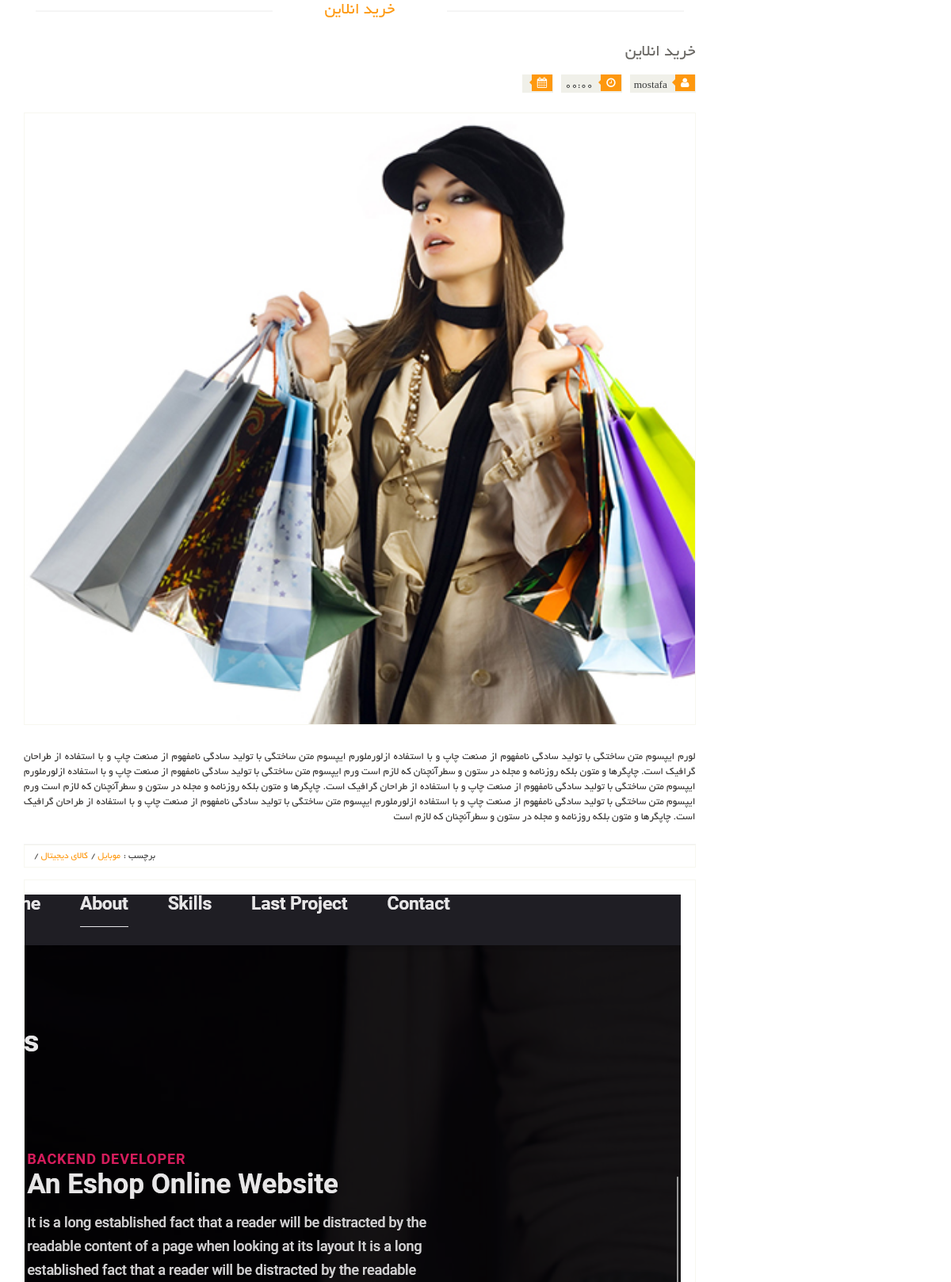
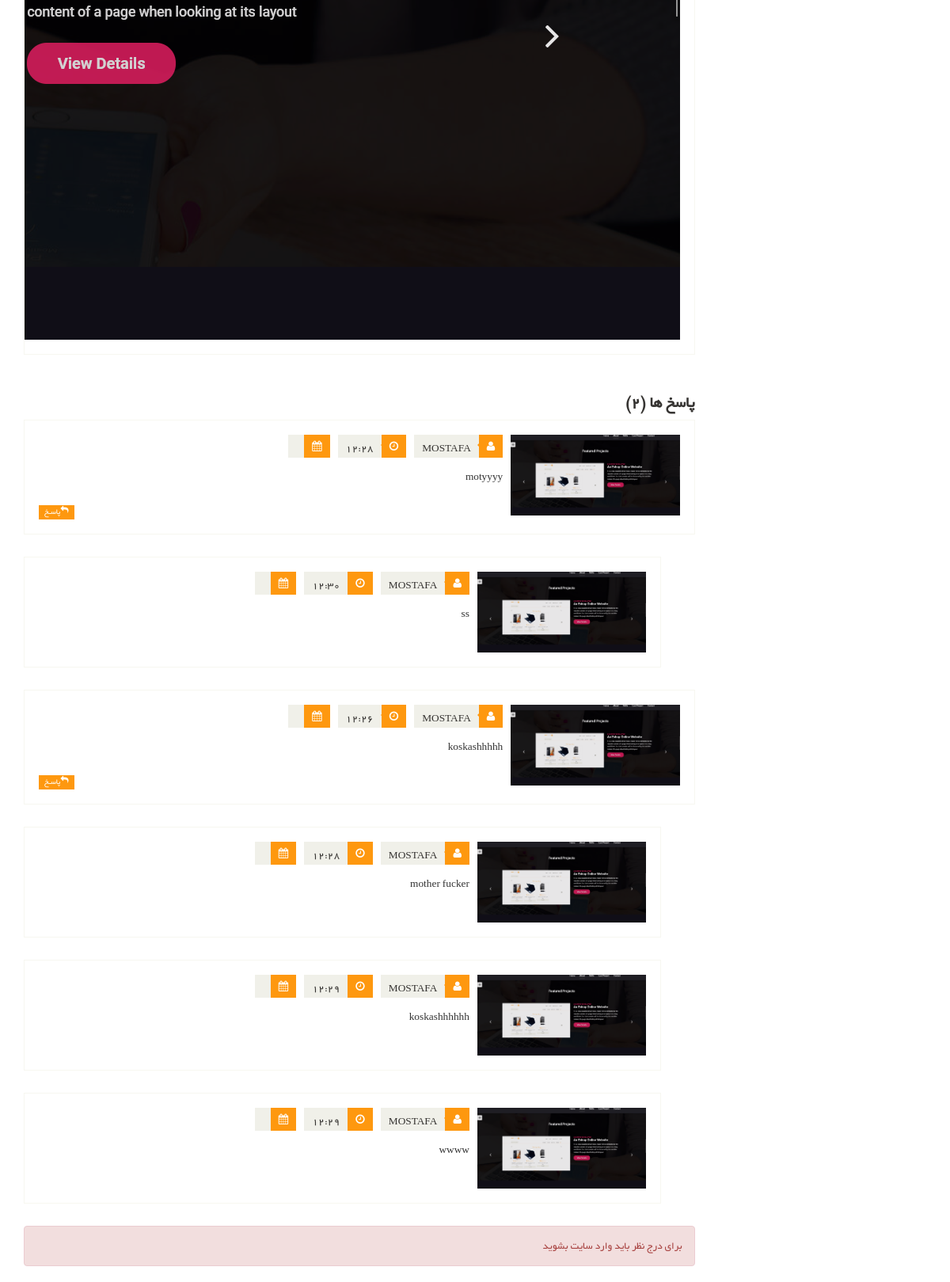
/blog/online-shopping, run on the app's committed database (2 pictures, top to bottom).
### Eshop_Blog/models.py (models this page shows, shortened)
class Blog(models.Model):
    title = models.CharField(max_length=100, verbose_name='عنوان مقاله')
    slug = models.SlugField(max_length=100, unique=True, db_index=True, allow_unicode=True,
                            verbose_name='عنوان در لینک')
    description = models.TextField(verbose_name='توضیحات')
    img = models.ImageField(upload_to='images/blog/', verbose_name='عکس مقاله')
    is_active = models.BooleanField(default=True, verbose_name='فعال')
    is_delete = models.BooleanField(default=False, verbose_name='حذف')
    short_description = models.TextField(verbose_name='توضیحات کوتاه')
    select_categories = models.ManyToManyField(Blog_Category, verbose_name='دسته بندی')
    publish_date = models.DateTimeField(auto_now_add=True, editable=False)
    author = models.ForeignKey(User, on_delete=models.CASCADE, verbose_name='نویسنده', editable=False)
    def get_jalali_create_date(self):
        return date2jalali(self.publish_date).strftime('%Y/%m/%d')
    def get_jalali_create_time(self):
        return self.publish_date.strftime('%H:%M')
    class Meta:
        verbose_name = 'مقاله'
        verbose_name_plural = 'مقالات'

class Blog_Category(models.Model):
    parent = models.ForeignKey('Blog_Category', on_delete=models.CASCADE, verbose_name='دسته بندی', null=True,
                               blank=True, related_name='children')
    title = models.CharField(max_length=100, verbose_name='عنوان')
    url_title = models.CharField(max_length=100, verbose_name='عنوان لینک', unique=True)
    is_active = models.BooleanField(default=True, verbose_name='فعال')
    is_delete = models.BooleanField(default=False, verbose_name='حذف')
    class Meta:
        verbose_name = 'دسته بندی'
        verbose_name_plural = 'دسته بندی ها'

class BlogComment(models.Model):
    blog = models.ForeignKey(Blog, on_delete=models.CASCADE, verbose_name='مقاله')
    parent = models.ForeignKey('BlogComment', on_delete=models.CASCADE,
                               verbose_name='زیر کامنت', null=True,
                               blank=True, related_name='children')
    user = models.ForeignKey(User, on_delete=models.CASCADE, verbose_name='کاربر')
    create_date = models.DateTimeField(auto_now_add=True, editable=False, verbose_name='تاریخ ثبت')
    is_active = models.BooleanField(default=True, verbose_name='فعال')
    text = models.TextField(verbose_name='متن')
    is_delete = models.BooleanField(default=False, verbose_name='حذف')
    class Meta:
        verbose_name = 'کامنت '
        verbose_name_plural = 'کامنت ها'
    def get_jalali_create_date(self):
        return date2jalali(self.create_date).strftime('%Y/%m/%d')
    def get_jalali_create_time(self):
        return self.create_date.strftime('%H:%M')

### Eshop_Account/models.py (models this page shows, shortened)
class User(AbstractUser):
    mobile = models.CharField(max_length=11, unique=True, verbose_name='تلفن همراه')
    is_verified = models.BooleanField(default=False, verbose_name='تایید شده')
    is_deleted = models.BooleanField(default=False, verbose_name='حذف کردن')
    email_verified = models.BooleanField(default=False, verbose_name='تایید ایمیل')
    mobile_verified = models.BooleanField(default=False, verbose_name='تایید شماره')
    email_active_code = models.CharField(max_length=100, blank=True, null=True, verbose_name='کد تایید ایمیل')
    mobile_active_code = models.CharField(max_length=100, blank=True, null=True, verbose_name='کد تایید شماره همراه')
    avatar = models.ImageField(upload_to='avatar/', null=True, blank=True)
    about_user = models.TextField(verbose_name='درباره کاربر', blank=True, null=True)
    class Meta:
        verbose_name = 'کاربر'
        verbose_name_plural = 'کاربران'

### Eshop_Blog/views.py (the view)
# urls.py: path('<slug:slug>', BlogDetailView.as_view(), name='detail.blog.list'),
class BlogDetailView(DetailView):
    model = Blog
    context_object_name = 'blog'
    template_name = 'Eshop_Blog/blog-single.html'
    def get_queryset(self):
        query = super(BlogDetailView, self).get_queryset()
        slug = self.kwargs.get('slug')
        query = query.filter(is_active=True, is_delete=False, slug=slug)
        return query
    def get_context_data(self, **kwargs):
        context = super().get_context_data()
        obj = kwargs.get('object')
        context['comments'] = BlogComment.objects.filter(is_active=True, is_delete=False, blog_id=obj.id,
                                                         parent=None).prefetch_related('children').order_by('-id')
        context['comment_count'] = BlogComment.objects.filter(is_active=True, is_delete=False, blog_id=obj.id,
                                                              parent=None).count()
        return context

### templates/Eshop_Blog/blog-single.html (shortened to what this page needs)
{% extends 'Base/Base.html' %}
{% load thumbnail %}
{% load render_partial %}
{% block content %}
    <section>
        <div class="container">
            <div class="row">
                <div class="col-sm-9">
                    <div class="blog-post-area">
                        <h2 class="title text-center">{{ blog.title }}</h2>
                        <div class="single-blog-post">
                            <h3>{{ blog.title }}</h3>
                            <div class="post-meta">
                                <ul>
                                    <li><i class="fa fa-user"></i> {{ blog.author.username }}</li>
                                    <li><i class="fa fa-clock-o"></i> {{ blog.get_jalali_create_time }}</li>
                                    <li><i class="fa fa-calendar"></i>{{ blog.get_jalali_create_date }}</li>
                                </ul>
                            </div>
                            <a href="">
                                {% thumbnail blog.img '862x398' crop="center" as img %}
                                    <img src="{{ img.url }}" alt="">
                                {% endthumbnail %}
                            </a>
                            <p>{{ blog.description }}</p>
                        </div>
                    </div>
                    <div class="rating-area">
                        <ul class="tag">
                            <li>برچسب :</li>
                            {% for cat in blog.select_categories.all %}
                                <li><a class="color"
                                       href="{% url 'category.blog.list' slug=cat.url_title %}">{{ cat.title }}
                                    <span>/</span></a></li>
                            {% endfor %}
                        </ul>
                    </div>
                    <div class="media commnets">
                        <a class="pull-right" href="#">
                            {% if blog.author.avatar %}
                                {% thumbnail blog.author.avatar '150x150' crop="center" as img %}
                                    <img src="{{ img.url }}" alt="">
                                {% endthumbnail %}
                            {% endif %}
                        </a>
                    </div>
                    <div class="response-area" id="response_area">
                        <h2>پاسخ ها ({{ comment_count }})</h2>
                        <ul class="media-list">
                            {% for comment in comments %}
                                <li class="media">
                                    <a class="pull-right" href="#">
                                        {% thumbnail comment.user.avatar '150x150' crop="center" as img %}
                                            <img src="{{ img.url }}" alt="">
                                        {% endthumbnail %}
                                    </a>
                                    <div class="media-body">
                                        <ul class="sinlge-post-meta">
                                            <li><i class="fa fa-user"></i>{{ comment.user.username|title }}</li>
                                            <li><i class="fa fa-clock-o"></i>{{ comment.get_jalali_create_time }}</li>
                                            <li><i class="fa fa-calendar"></i>{{ comment.get_jalali_create_date }}</li>
                                        </ul>
                                        <p>{{ comment.text }}</p>
                                        <a class="btn btn-primary" href="#bottom"><i
                                                class="fa fa-reply" onclick="fillParentForComments({{ comment.id }})"></i>پاسـخ</a>
                                    </div>
                                </li>
                                {% for sub_comment in comment.children.all %}
                                    {% if sub_comment.is_active and not sub_comment.is_delete %}
                                        <li class="media second-media }">
                                            <a class="pull-right" href="#">
                                                {% thumbnail sub_comment.user.avatar '150x150' crop="center" as img %}
                                                    <img src="{{ img.url }}" alt="">
                                                {% endthumbnail %}
                                            </a>
                                            <div class="media-body">
                                                <ul class="sinlge-post-meta">
                                                    <li><i class="fa fa-user"></i>{{ sub_comment.user.username|title }}
                                                    </li>
                                                    <li>
                                                        <i class="fa fa-clock-o"></i>{{ sub_comment.get_jalali_create_time }}
                                                    </li>
                                                    <li>
                                                        <i class="fa fa-calendar"></i>{{ sub_comment.get_jalali_create_date }}
                                                    </li>
                                                </ul>
                                                <p>{{ sub_comment.text }}</p>
                                            </div>
                                        </li>
                                    {% endif %}
                                {% endfor %}
                            {% endfor %}
                        </ul>
                    </div>
                    {% if request.user.is_authenticated %}
                        <div class="replay-box" id="bottom">
                            <div class="row">
                                <div class="col-sm-12">
                                    <div class="text-area border-box-sizing">
                                        <div class="blank-arrow">
                                            <label>متن پیام</label>
                                        </div>
                                        <span>*</span>
                                        <textarea name="message" id="ssmmdd" rows="11"></textarea>
                                        <input type="hidden" id="parentforcomments">
                                    </div>
                                    <div id="sucess_comment" class=""></div>
                                    <a class="btn btn-primary btn-block " onclick="sendArticleComment({{ blog.id }})">ارسـال نظـر</a>
                                </div>
                                <div class="col-sm-4 hidden">
                                    <h2>نظـر خود را بنویسیـد</h2>
                                    <form>
                                        <div class="blank-arrow">
                                            <label>نام</label>
                                        </div>
                                        <span>*</span>
                                        <input type="text" id="username" value="{{ request.user.username }}"
                                               placeholder="نام شما ...">
                                        <div class="blank-arrow">
                                            <label>آدرس ایمیـل</label>
                                        </div>
                                        <span>*</span>
                                        <input type="email" id="email" value="{{ request.user.email }}"
                                               placeholder="ایمیـل شما ...">
                                    </form>
                                </div>
                            </div>
                        </div>
                    {% else %}
                        <div class="alert alert-danger">
                            برای درج نظر باید وارد سایت بشوید
                        </div>
                    {% endif %}
                </div>
            </div>
        </div>
    </section>
{% endblock %}

### static/css/main.css (style rules this page uses)
body { font-family: 'BYekan'; font-size: 10pt; position: relative; font-weight: normal; direction: rtl; }
ul li { list-style: none; }
a { -webkit-transition: 300ms; -moz-transition: 300ms; -o-transition: 300ms; transition: 300ms; }
h1, h2, h3, h4, h5, h6 { font-family: 'BYekan', sans-serif; }
.left-sidebar h2:after, h2.title:after { content: " "; position: absolute; border: 1px solid #f5f5f5; bottom:8px; right: 0; width: 100%; height: 0; z-index: -2; }
h2.title:before { content: " "; position: absolute; background: #fff; bottom: -6px; width: 220px; height: 30px; z-index: -1; right: 50%; margin-right: -110px; }
h2.title { color: #FE980F; font-family: 'BYekan', sans-serif; font-size: 16pt; font-weight: 400; margin: 0 15px; text-transform: uppercase; margin-bottom: 30px; position: relative; }
.single-blog-post { border-bottom: 1px solid #f2f2f2; padding-bottom: 15px; }
.blog-post-area .single-blog-post h3 { color: #696763; font-size: 16pt; font-family: 'BYekan',sans-serif; text-transform: uppercase; font-weight: 500; margin-bottom: 17px; }
.blog-post-area .single-blog-post a img { border: 1px solid #F7F7F0; width: 100%; margin-bottom: 30px }
.blog-post-area .single-blog-post p { color: #363432; text-align: justify; }
.blog-post-area .post-meta { display: block; margin-bottom: 25px; overflow: hidden; }
.blog-post-area .post-meta ul { padding:0; display: inline; }
.blog-post-area .post-meta ul li { background:#F0F0E9; float: right; margin-left: 10px; padding: 0 5px; font-size: 10pt; color: #393b3b; position: relative; }
.blog-post-area .post-meta ul li i { background:#FE980F; color: #FFFFFF; margin-right: -4px; margin-left: 7px; padding: 4px 7px; }
.sinlge-post-meta li i:after, .blog-post-area .post-meta ul li i:after { content: ""; position: absolute; width: auto; height: auto; border-color:transparent #FE980F transparent transparent ; border-width:4px; border-style: solid; top:6px; right:26px; }
.rating-area { border: 1px solid #F7F7F0; direction: block; overflow: hidden; }
.rating-area ul li { float: right; padding: 5px; font-size: 12px }
.rating-area .ratings .color, .rating-area .color { color: #FE980F }
.rating-area .tag { float: left; margin-bottom: 0; margin-left: 10px; }
.rating-area .tag li { padding: 5px 2px; }
.rating-area .tag li span { color: #363432; }
.commnets { border: 1px solid #F7F7F0; padding: 18px; margin-bottom: 50px }
.commnets p, .response-area p, .replay-box p { font-size: 10pt }
.media-list .btn-primary, .commnets .btn-primary { background:#FC9A11; border: 0 none; border-radius: 0; color: #FFFFFF; float: left; font-size: 10px; padding: 1px 7px; text-transform: uppercase; }
.response-area h2 { color: #363432; font-size: 20px; font-weight: 700; }
.response-area .media { border: 1px solid #F7F7F0; padding: 18px; margin-bottom: 28px }
.response-area .media img { height: 102px; width: 100%; }
.response-area .second-media { margin-right: 5%; width: 95%; }
.sinlge-post-meta { overflow: hidden; padding-right: 0; margin-bottom: 15px }
.sinlge-post-meta li { background:#F0F0E9; color: #363432; float: right; font-size: 10pt; font-weight: 400; margin-left: 10px; padding: 0 0 0 10px; position: relative; text-transform: uppercase; }
.sinlge-post-meta li i { background:#FE980F; color: #FFFFFF; margin-left: 10px; padding: 8px 10px; }
.sinlge-post-meta li i:after { top: 7px; border-width: 6px; left: 27px; }
.btn.btn-primary { background:#FE980F; border: 0 none; border-radius: 0; margin-top: 16px; }

### data on the page
Blog: title "خرید انلاین", author.username "mostafa", get_jalali_create_time "00:00", description "لورم ایپسوم متن ساختگی با تولید سادگی نامفهوم از صنعت چاپ و با استفاده ازلورملورم ایپسوم متن ساختگی با تولید سادگی نامفهوم از صنعت چاپ و با استفاده از طراحان گرافیک است. چاپگرها و متون بلکه روزنامه و مجله در ستون و سطرآنچنان که لازم است ورم ایپسوم متن ساختگی با تولید سادگی نامفهوم از صنعت چاپ و با استفاده ازلورملورم ایپسوم متن ساختگی با تولید سادگی نامفهوم از صنعت چاپ و با استفاده از طراحان گرافیک است. چاپگرها و متون بلکه روزنامه و مجله در ستون و سطرآنچنان که لازم است ورم ایپسوم متن ساختگی با تولید سادگی نامفهوم از صنعت چاپ و با استفاده ازلورملورم ایپسوم متن ساختگی با تولید سادگی نامفهوم از صنعت چاپ و با استفاده از طراحان گرافیک است. چاپگرها و متون بلکه روزنامه و مجله در ستون و سطرآنچنان که…"
Blog_Category: title "موبایل"
Blog_Category: title "کالای دیجیتال"
BlogComment: user.username "MOSTAFA", get_jalali_create_time "12:28", text "motyyyy"
BlogComment: is_active True (drawn), user.username "MOSTAFA", get_jalali_create_time "12:30", text "ss"
BlogComment: user.username "MOSTAFA", get_jalali_create_time "12:26", text "koskashhhhh"
BlogComment: is_active True (drawn), user.username "MOSTAFA", get_jalali_create_time "12:28", text "mother fucker"
BlogComment: is_active True (drawn), user.username "MOSTAFA", get_jalali_create_time "12:29", text "koskashhhhhh"
BlogComment: is_active True (drawn), user.username "MOSTAFA", get_jalali_create_time "12:29", text "wwww"

### other printed values
{{ comment_count }} "2"
